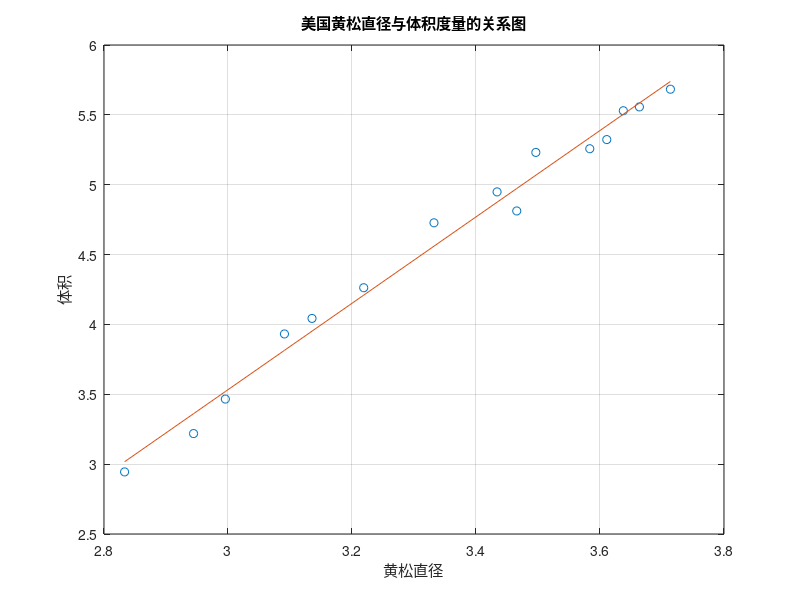

The MATLAB source for this figure:
%《数学建模》77页习题3
clear;
%美国黄松中部直径
x=[17 19 20 22 23 25 28 31 32 33 36 37 38 39 41];
%美国黄松的体积
y=[19 25 32 51 57 71 113 141 123 187 192 205 252 259 294];
%对x和y取自然对数
lnx=log(x);
lny=log(y);
%绘制ln（x）-ln（y）数据散点图
plot(lnx,lny,'o');
%保持
hold on;
%打开网格
grid on;
%求对ln（x）和ln（y）进行1次多项式拟合的系数
coefficient=polyfit(lnx,lny,1);
%使用系数和ln（x）构造多项式
yCoefficient=polyval(coefficient,lnx);
%绘制ln（x）-构造多项式运算结果的曲线图
plot(lnx,yCoefficient,'-');
%用水平串联字符串写文件名和图名
picName=strcat('美国黄松直径与体积度量的关系图.pdf');
figName=strcat('美国黄松直径与体积度量的关系图');
%设置图名、横轴和纵轴的样式
title(figName);
xlabel('黄松直径');
ylabel('体积');
%设置横轴和纵轴的刻度样式
set(gca,'xticklabel',get(gca,'xtick'),'yticklabel',get(gca,'ytick'));
%导出分辨率为300的图片
exportgraphics(gcf,picName,'Resolution',300);
hold off;